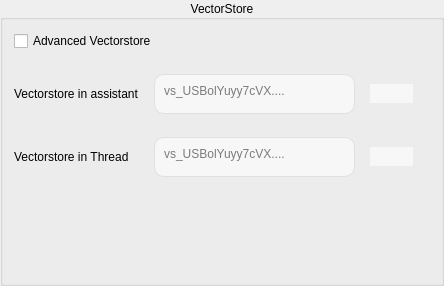
             <widget class="QGroupBox" name="groupBox">
              <property name="title">
               <string>VectorStore</string>
              </property>
              <property name="alignment">
               <set>Qt::AlignCenter</set>
              </property>
              <layout class="QGridLayout" name="gridLayout_12">
               <item row="0" column="0">
                <layout class="QGridLayout" name="gridLayout_11">
                 <property name="topMargin">
                  <number>0</number>
                 </property>
                 <property name="rightMargin">
                  <number>17</number>
                 </property>
                 <property name="bottomMargin">
                  <number>9</number>
                 </property>
                 <property name="horizontalSpacing">
                  <number>15</number>
                 </property>
                 <property name="verticalSpacing">
                  <number>23</number>
                 </property>
                 <item row="2" column="1">
                  <widget class="QTextEdit" name="VectorstoreinThread">
                   <property name="sizePolicy">
                    <sizepolicy hsizetype="Fixed" vsizetype="Fixed">
                     <horstretch>0</horstretch>
                     <verstretch>0</verstretch>
                    </sizepolicy>
                   </property>
                   <property name="minimumSize">
                    <size>
                     <width>201</width>
                     <height>40</height>
                    </size>
                   </property>
                   <property name="maximumSize">
                    <size>
                     <width>201</width>
                     <height>40</height>
                    </size>
                   </property>
                   <property name="styleSheet">
                    <string notr="true">            QTextEdit {
                border: 1px solid #E0E0E0;
                padding: 5px;
                border-radius: 10px;
                background-color: #F7F7F7;
                color: black;  /* Cor do texto alterada para preto */
            }</string>
                   </property>
                   <property name="placeholderText">
                    <string>vs_USBolYuyy7cVX....</string>
                   </property>
                  </widget>
                 </item>
                 <item row="1" column="1">
                  <widget class="QTextEdit" name="Vectorstoreinassistant">
                   <property name="sizePolicy">
                    <sizepolicy hsizetype="Fixed" vsizetype="Fixed">
                     <horstretch>0</horstretch>
                     <verstretch>0</verstretch>
                    </sizepolicy>
                   </property>
                   <property name="minimumSize">
                    <size>
                     <width>201</width>
                     <height>40</height>
                    </size>
                   </property>
                   <property name="maximumSize">
                    <size>
                     <width>201</width>
                     <height>40</height>
                    </size>
                   </property>
                   <property name="styleSheet">
                    <string notr="true">            QTextEdit {
                border: 1px solid #E0E0E0;
                padding: 5px;
                border-radius: 10px;
                background-color: #F7F7F7;
                color: black;  /* Cor do texto alterada para preto */
            }</string>
                   </property>
                   <property name="placeholderText">
                    <string>vs_USBolYuyy7cVX....</string>
                   </property>
                  </widget>
                 </item>
                 <item row="0" column="0" colspan="3">
                  <widget class="QCustomCheckBox" name="UseVectorstoreToGenerateFiles">
                   <property name="toolTip">
                    <string>When selecting you use vector storage in all files generated by the agent for example agent bob creates a .py that will be used by another dallas agent instead of dallas receiving all the text from the .py that bob created dallas simply receives the str from vectorstore with .py</string>
                   </property>
                   <property name="text">
                    <string>Advanced Vectorstore</string>
                   </property>
                  </widget>
                 </item>
                 <item row="3" column="0">
                  <spacer name="verticalSpacer_8">
                   <property name="orientation">
                    <enum>Qt::Vertical</enum>
                   </property>
                   <property name="sizeType">
                    <enum>QSizePolicy::Maximum</enum>
                   </property>
                   <property name="sizeHint" stdset="0">
                    <size>
                     <width>20</width>
                     <height>86</height>
                    </size>
                   </property>
                  </spacer>
                 </item>
                 <item row="1" column="0">
                  <widget class="QLabel" name="label_9">
                   <property name="sizePolicy">
                    <sizepolicy hsizetype="Preferred" vsizetype="Preferred">
                     <horstretch>0</horstretch>
                     <verstretch>0</verstretch>
                    </sizepolicy>
                   </property>
                   <property name="text">
                    <string>Vectorstore in assistant</string>
                   </property>
                  </widget>
                 </item>
                 <item row="2" column="0">
                  <widget class="QLabel" name="label_10">
                   <property name="text">
                    <string>Vectorstore in Thread</string>
                   </property>
                  </widget>
                 </item>
                 <item row="2" column="2">
                  <widget class="QPushButton" name="VectorstoreinThreadByUser">
                   <property name="sizePolicy">
                    <sizepolicy hsizetype="Fixed" vsizetype="Fixed">
                     <horstretch>0</horstretch>
                     <verstretch>0</verstretch>
                    </sizepolicy>
                   </property>
                   <property name="styleSheet">
                    <string notr="true">            QPushButton {
                background-color: #F7F7F7;

                border-radius: 13px;  /* Borda arredondada (círculo) */
                color: black;  /* Cor do texto alterada para preto */
                font-size: 16px;  /* Ajuste do tamanho do ícone */
            }
</string>
                   </property>
                   <property name="text">
                    <string />
                   </property>
                   <property name="icon">
                    <iconset resource="../Qss/icons/_icons.qrc">
                     <normaloff>:/material_design/icons/material_design/attach_file.png</normaloff>:/material_design/icons/material_design/attach_file.png</iconset>
                   </property>
                   <property name="iconSize">
                    <size>
                     <width>24</width>
                     <height>27</height>
                    </size>
                   </property>
                  </widget>
                 </item>
                 <item row="1" column="2">
                  <widget class="QPushButton" name="VectorstoreinassistantByUser">
                   <property name="sizePolicy">
                    <sizepolicy hsizetype="Fixed" vsizetype="Fixed">
                     <horstretch>0</horstretch>
                     <verstretch>0</verstretch>
                    </sizepolicy>
                   </property>
                   <property name="styleSheet">
                    <string notr="true">            QPushButton {
                background-color: #F7F7F7;

                border-radius: 13px;  /* Borda arredondada (círculo) */
                color: black;  /* Cor do texto alterada para preto */
                font-size: 16px;  /* Ajuste do tamanho do ícone */
            }
</string>
                   </property>
                   <property name="text">
                    <string />
                   </property>
                   <property name="icon">
                    <iconset resource="../Qss/icons/_icons.qrc">
                     <normaloff>:/material_design/icons/material_design/attach_file.png</normaloff>:/material_design/icons/material_design/attach_file.png</iconset>
                   </property>
                   <property name="iconSize">
                    <size>
                     <width>24</width>
                     <height>27</height>
                    </size>
                   </property>
                  </widget>
                 </item>
                </layout>
               </item>
              </layout>
             </widget>
